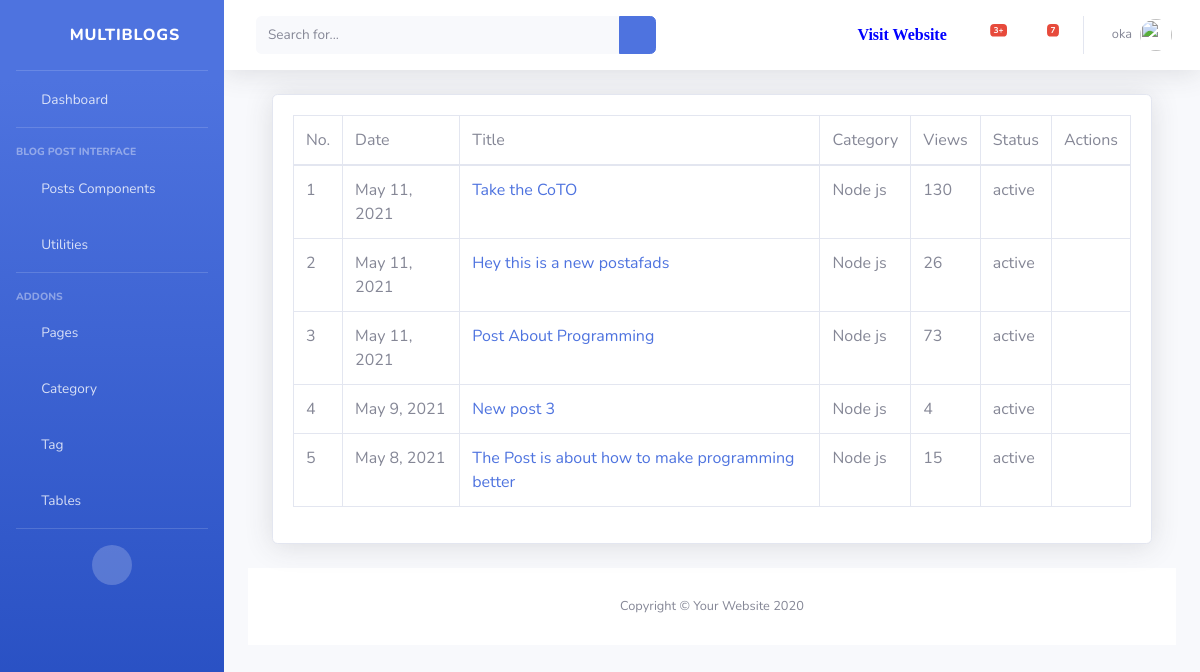
The app's page /dashboard/post/ (signed in), older data.
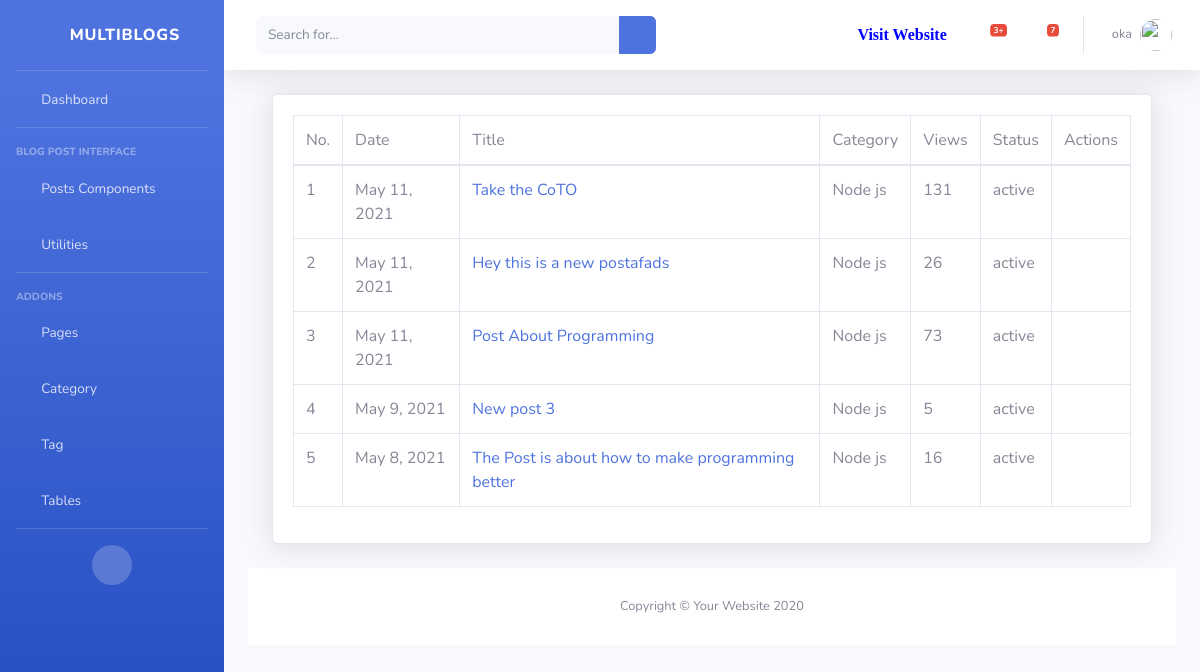
The same page, newer data.
### dashboard/models.py (models this page shows, shortened)
class Author(models.Model):
    author = models.OneToOneField(User, on_delete= models.CASCADE)
    email = models.EmailField(unique=True, blank=True, null=True)
    first_name = models.CharField(max_length=100, null=True, blank=True, verbose_name='First Name')
    last_name = models.CharField(max_length=100, null=True, blank=True,verbose_name='Last Name')
    designation = models.CharField(max_length=10, null=True)
    author_image = models.ImageField(upload_to='author/',verbose_name='Author Profile Image',blank=True, null=True)
    auth_status = models.CharField(max_length=100, null=True)
    class Meta:
        verbose_name_plural = 'Author'

### blog/models.py (models this page shows, shortened)
class Blog(models.Model):
    status = (
        ('active','active'),
        ('pending','pending')
    )
    title  = models.CharField(max_length=200, null=True)
    detail = models.TextField(null=True)
    image = models.ImageField(upload_to='images/media', null=True, blank=True)
    catagories = models.ForeignKey(Catagory,on_delete=models.DO_NOTHING, null=True)
    tags = models.ManyToManyField(Tag, blank=True)
    status = models.CharField(max_length=20, choices=status, default='pending')
    author = models.ForeignKey(Author, on_delete=models.CASCADE)
    featured  = models.BooleanField(default=False)
    visit_count = models.IntegerField(default=0)
    visible = models.BooleanField(default=True)
    created_at = models.DateTimeField(auto_now_add=True)
    class Meta:
        verbose_name_plural = 'Blog'

class Catagory(models.Model):
    name = models.CharField(max_length=200, null=True)
    slug = models.SlugField(null=True)
    image = models.CharField(max_length=300, null=True, blank=True )
    description = models.CharField(max_length=500, null=True,blank=True, verbose_name='Description')
    class Meta:
        verbose_name_plural = 'Catagory'
    def __str__(self):
        return str(self.name)

### dashboard/views.py (the view)
# urls.py: path('post/', views.AllPost.as_view(), name='all_post'),
class AllPost(View):
    @method_decorator(login_required(login_url='login'))
    def dispatch(self,request,*args,**kwargs):
        return super().dispatch(request,*args,**kwargs)
    def get(self,request):
        user = request.user.author
        post = user.blog_set.all().order_by('-id')
        context = {
            'post':post
        }
        return render(request,'dashboard/post/all_post.html',context)

### blog/context_processors.py (called while the page is built)
def globalVariable(request):
    category = Catagory.objects.all()\
        .annotate(post_count=Count('blog'))\
        .filter(blog__isnull=False)\
        .order_by('-post_count')[:4]
    category_count = category.count()
    context = {
        'category':category,
        'cat_count':category_count
        }
    return context

### templates/dashboard/post/all_post.html (shortened to what this page needs)
{% extends 'dashboard/base/base.html' %}
{% block body %}
{% load humanize %}
<div class="container-fluid">
                    <div class="card shadow mb-4">
                        <div class="card-body">
                            <div class="table-responsive">
                                <table class="table table-bordered" id="dataTable" width="100%" cellspacing="0">
                                    <thead>
                                        <tr>
                                            <td>No. </td>
                                            <td> Date </td>
                                            <td> Title </td>
                                            <td> Category </td>
                                            <td> Views </td>
                                            <td> Status </td>
                                            <td> Actions </td>
                                        </tr>
                                    </thead>
                                    <tbody>
                                        {% for p in post %}
                                        <tr>
                                            <td>{{ forloop.counter }}</td>
                                            <td> {{ p.created_at|naturalday }}</td>
                                            <td><a href="{% url 'post' p.id %}">{{ p.title }}</a>  </td>
                                            <td> {{ p.catagories }} </td>
                                            <td> {{ p.visit_count }} </td>
                                            <td> {{ p.status }} </td>
                                            <td><a href="{% url 'edit_post' p.id %}"><i class="far fa-edit"></i></a>
                                                {% if p.visible == False %}
                                                    <a href="{% url 'visible' p.id %}"><i class="fas fa-eye"></i></a>
                                                {% else %}
                                                    <a href="{% url 'hidden' p.id %}"><i class="fas fa-eye-slash"></i></a>
                                                {% endif %}
                                            </td>
                                        </tr>
                                        {% endfor %}
                                    </tbody>
                                </table>
                            </div>
                        </div>
                    </div>
{% endblock %}

### templates/dashboard/base/base.html (shortened to what this page needs)
<!DOCTYPE html>
<html lang="en">
    {% load static %}
    {% load humanize %}
<head>
    {% load static %}
    <link href="{% static  'vendor/fontawesome-free/css/all.min.css' %}" rel="stylesheet" type="text/css">
    <link href="{% static 'css/sb-admin-2.min.css' %}" rel="stylesheet">
</head>
<body id="page-top">
    <div id="wrapper">
        <ul class="navbar-nav bg-gradient-primary sidebar sidebar-dark accordion" id="accordionSidebar">
            <a class="sidebar-brand d-flex align-items-center justify-content-center" href="index.html">
                <div class="sidebar-brand-icon rotate-n-15">
                    <i class="fas fa-laugh-wink"></i>
                </div>
                <div class="sidebar-brand-text mx-3">MultiBlogs</div>
            </a>
            <hr class="sidebar-divider my-0">
            {%  url 'dashboard' as url %}
            <li class="nav-item {% if request.path == url %} active {% endif %}">
                <a class="nav-link" href="{{ url }}">
                    <i class="fas fa-fw fa-tachometer-alt"></i>
                    <span>Dashboard</span></a>
            </li>
            <hr class="sidebar-divider">
            <div class="sidebar-heading">
                Blog Post Interface
            </div>
            <li class="nav-item">
                <a class="nav-link collapsed" href="#" data-toggle="collapse" data-target="#collapseTwo"
                    aria-expanded="true" aria-controls="collapseTwo">
                    <i class="fas fa-fw fa-cog"></i>
                    <span> Posts Components</span>
                </a>
            </li>
            <li class="nav-item">
                <a class="nav-link collapsed" href="#" data-toggle="collapse" data-target="#collapseUtilities"
                    aria-expanded="true" aria-controls="collapseUtilities">
                    <i class="fas fa-fw fa-wrench"></i>
                    <span>Utilities</span>
                </a>
            </li>
            <hr class="sidebar-divider">
            <div class="sidebar-heading">
                Addons
            </div>
            <li class="nav-item">
                <a class="nav-link collapsed" href="#" data-toggle="collapse" data-target="#collapsePages"
                    aria-expanded="true" aria-controls="collapsePages">
                    <i class="fas fa-fw fa-folder"></i>
                    <span>Pages</span>
                </a>
            </li>
            <li class="nav-item">
                <a class="nav-link" href="{% url 'category' %}">
                    <i class="fas fa-fw fa-chart-area"></i>
                    <span>Category</span></a>
            </li>
            <li class="nav-item">
                <a class="nav-link" href="{% url 'tag' %}">
                    <i class="fas fa-fw fa-chart-area"></i>
                    <span>Tag</span></a>
            </li>
            <li class="nav-item">
                <a class="nav-link" href="tables.html">
                    <i class="fas fa-fw fa-table"></i>
                    <span>Tables</span></a>
            </li>
            <hr class="sidebar-divider d-none d-md-block">
            <div class="text-center d-none d-md-inline">
                <button class="rounded-circle border-0" id="sidebarToggle"></button>
            </div>
        </ul>
        <div id="content-wrapper" class="d-flex flex-column">
            <div id="content">
                <nav class="navbar navbar-expand navbar-light bg-white topbar mb-4 static-top shadow">
                    <form
                        class="d-none d-sm-inline-block form-inline mr-auto ml-md-3 my-2 my-md-0 mw-100 navbar-search">
                        <div class="input-group">
                            <input type="text" class="form-control bg-light border-0 small" placeholder="Search for..."
                                aria-label="Search" aria-describedby="basic-addon2">
                            <div class="input-group-append">
                                <button class="btn btn-primary" type="button">
                                    <i class="fas fa-search fa-sm"></i>
                                </button>
                            </div>
                        </div>
                    </form>
                    <ul class="navbar-nav ml-auto">
                        <li class="nav-item mx-1"> <a class="nav-link" style="color:blue" href="{% url 'home' %}" target="_blank"> <i class="fa fa-link"> Visit Website</i> </a></li>
                        <li class="nav-item dropdown no-arrow mx-1">
                            <a class="nav-link dropdown-toggle" href="#" id="alertsDropdown" role="button"
                                data-toggle="dropdown" aria-haspopup="true" aria-expanded="false">
                                <i class="fas fa-bell fa-fw"></i>
                                <span class="badge badge-danger badge-counter">3+</span>
                            </a>
                        </li>
                        <li class="nav-item dropdown no-arrow mx-1">
                            <a class="nav-link dropdown-toggle" href="#" id="messagesDropdown" role="button"
                                data-toggle="dropdown" aria-haspopup="true" aria-expanded="false">
                                <i class="fas fa-envelope fa-fw"></i>
                                <span class="badge badge-danger badge-counter">7</span>
                            </a>
                        </li>
                        <li class="nav-item dropdown no-arrow">
                            <a class="nav-link dropdown-toggle" href="#" id="userDropdown" role="button"
                                data-toggle="dropdown" aria-haspopup="true" aria-expanded="false">
                                <span class="mr-2 d-none d-lg-inline text-gray-600 small">{{ user.author.author.username }}</span>
                                {% if user.author.author_image %}
                                <img class="img-profile rounded-circle"
                                    src="{{ user.author.author_image.url }}">
                                {% else %}
                                <img class="img-profile rounded-circle" src="https://www.pngarts.com/files/11/Avatar-PNG-Transparent-Image.png" alt="">
                                {% endif %}
                            </a>
                        </li>
                    </ul>
                </nav>
                <div class="container-fluid">
                {% block body %}{% endblock %}
            </div>
            <footer class="sticky-footer bg-white" style="bottom: 0;">
                <div class="container my-auto">
                    <div class="copyright text-center my-auto">
                        <span>Copyright &copy; Your Website 2020</span>
                    </div>
                </div>
            </footer>
        </div>
    </div>
</body>
</html>

Row changes from the older to the newer data that the page shows:
changed Blog "Take the CoTO": visit_count "130" → "131"
changed Blog "May 9, 2021": visit_count "4" → "5"
changed Blog "May 8, 2021": visit_count "15" → "16"
